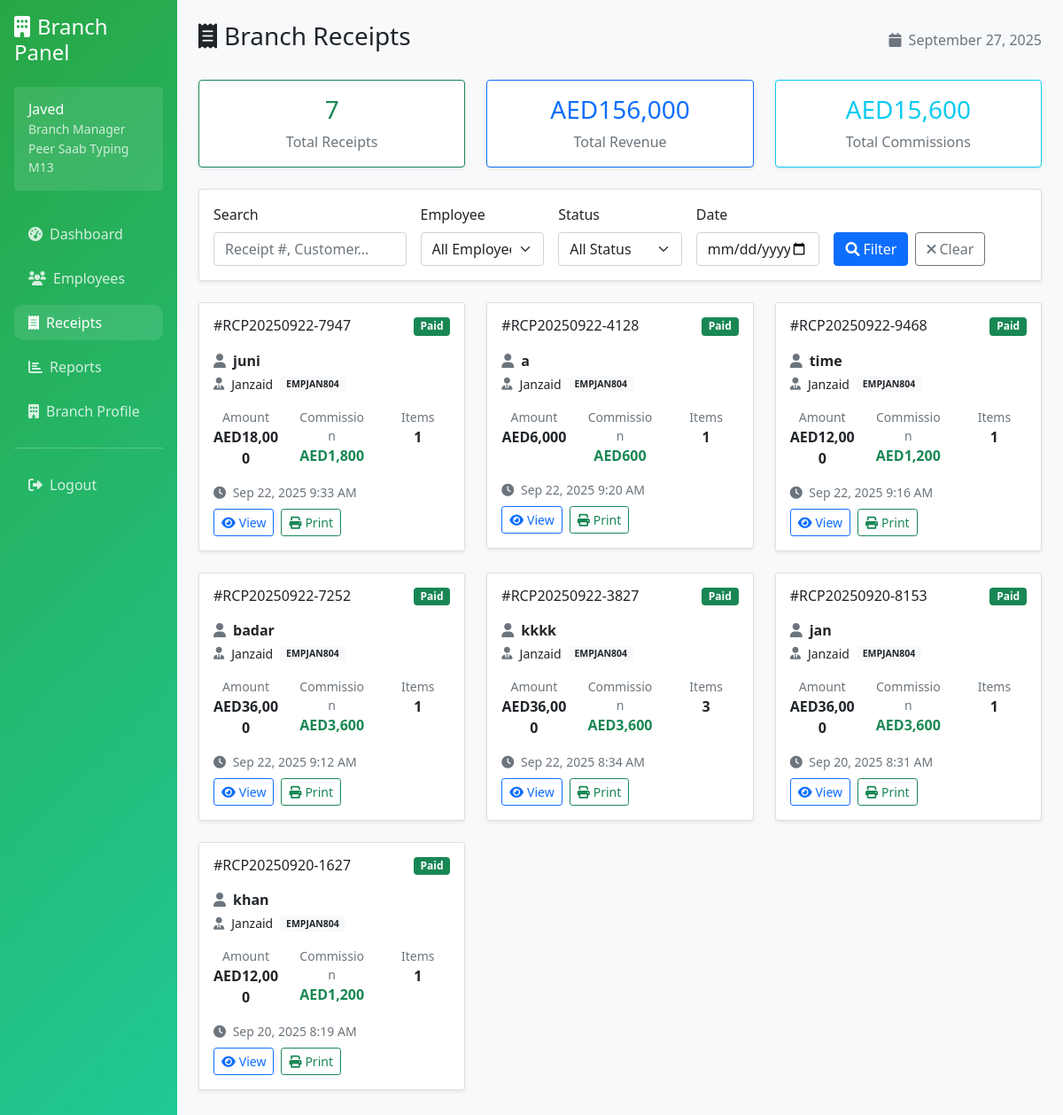
The app's page /branch/receipts.php (signed in), older data.
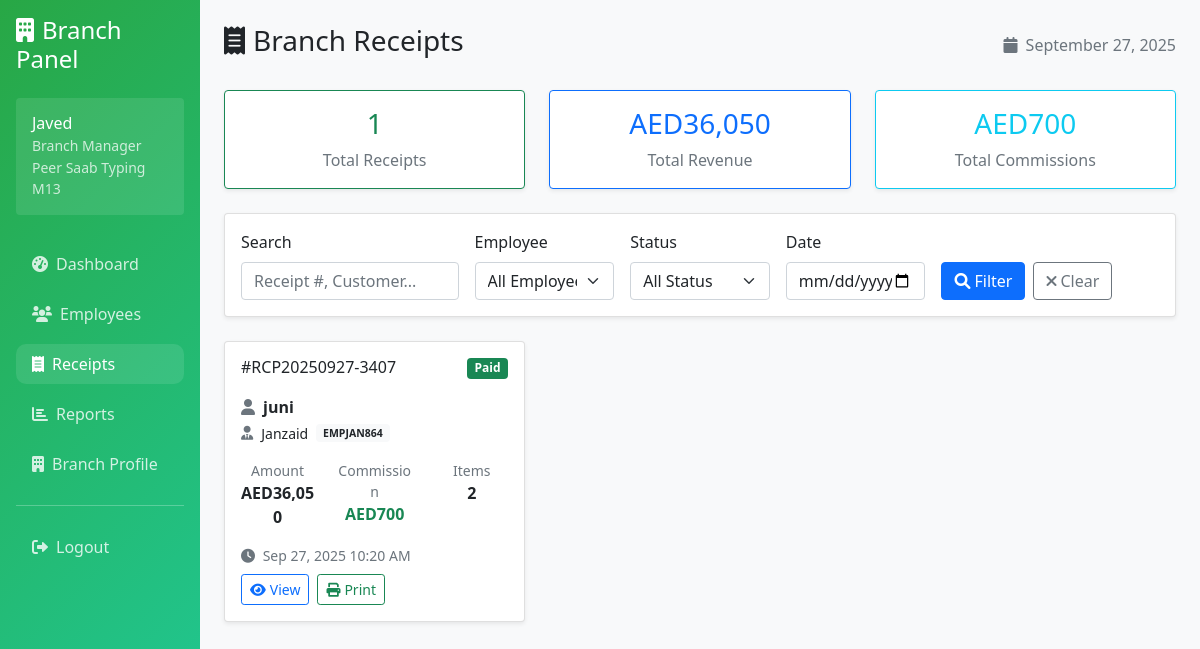
The same page, newer data.
### tables this page shows
CREATE TABLE branches (
            id INTEGER PRIMARY KEY AUTOINCREMENT,
            branch_name VARCHAR(100) NOT NULL,
            branch_code VARCHAR(20) UNIQUE NOT NULL,
            address TEXT,
            phone VARCHAR(20),
            email VARCHAR(100),
            manager_username VARCHAR(50) UNIQUE NOT NULL,
            manager_password VARCHAR(255) NOT NULL,
            manager_full_name VARCHAR(100) NOT NULL,
            status TEXT DEFAULT 'active' CHECK (status IN ('active', 'inactive')),
            created_at DATETIME DEFAULT CURRENT_TIMESTAMP
        );

CREATE TABLE settings (
            id INTEGER PRIMARY KEY AUTOINCREMENT,
            setting_key VARCHAR(100) UNIQUE NOT NULL,
            setting_value TEXT,
            updated_at DATETIME DEFAULT CURRENT_TIMESTAMP
        );

CREATE TABLE receipts (
            id INTEGER PRIMARY KEY AUTOINCREMENT,
            receipt_number VARCHAR(50) UNIQUE NOT NULL,
            branch_id INTEGER NOT NULL,
            employee_id INTEGER NOT NULL,
            customer_name VARCHAR(100) NOT NULL,
            customer_phone VARCHAR(20),
            customer_email VARCHAR(100),
            subtotal DECIMAL(10,2) NOT NULL DEFAULT 0.00,
            vat_percentage DECIMAL(5,2) DEFAULT 0.00,
            vat_amount DECIMAL(10,2) DEFAULT 0.00,
            total_amount DECIMAL(10,2) NOT NULL,
            total_commission DECIMAL(10,2) DEFAULT 0.00,
            payment_status TEXT DEFAULT 'paid' CHECK (payment_status IN ('paid', 'pending', 'cancelled')),
            notes TEXT,
            created_at DATETIME DEFAULT CURRENT_TIMESTAMP,
            FOREIGN KEY (branch_id) REFERENCES branches(id),
            FOREIGN KEY (employee_id) REFERENCES employees(id)
        );

### config/database.php (called while the page is built, shortened)
<?php
class Database {
    private $connection;
    public function __construct() {
        $this->db_path = __DIR__ . '/../data/typing_center.db';
        $dir = dirname($this->db_path);
        $this->connection = new PDO("sqlite:" . $this->db_path);
        $this->connection->setAttribute(PDO::ATTR_ERRMODE, PDO::ERRMODE_EXCEPTION);
        $this->connection->exec("PRAGMA foreign_keys = ON");
        $this->createTables();
    }
    public function getConnection() {
        return $this->connection;
    }
    private function createTables() {
        $this->connection->exec($sql);
        $stmt = $this->connection->prepare("SELECT COUNT(*) FROM admin");
        $stmt->execute();
    }
}
?>

### includes/auth.php (called while the page is built, shortened)
<?php
class Auth {
    public function getUserInfo() {
        return [
            'id' => $_SESSION['user_id'] ?? null,
            'type' => $_SESSION['user_type'] ?? null,
            'username' => $_SESSION['username'] ?? null,
            'full_name' => $_SESSION['full_name'] ?? null,
            'branch_id' => $_SESSION['branch_id'] ?? null,
            'branch_name' => $_SESSION['branch_name'] ?? null
        ];
    }
}
?>

### includes/currency_helper.php (called while the page is built)
<?php
function getCurrencySymbol($currency_code = 'USD') {
    $symbols = [
        'USD' => '$',
        'AED' => 'AED',
        'PKR' => '₨',
        'INR' => '₹',
        'EUR' => '€'
    ];
    return $symbols[$currency_code] ?? '$';
}
function formatCurrency($amount, $currency_code = 'USD') {
    $symbol = getCurrencySymbol($currency_code);
    return $symbol . number_format($amount, 0);
}
function getCurrentCurrency($db) {
    try {
        $stmt = $db->query("SELECT setting_value FROM settings WHERE setting_key = 'currency' LIMIT 1");
        $currency_result = $stmt->fetch(PDO::FETCH_ASSOC);
        return $currency_result ? $currency_result['setting_value'] : 'USD';
    } catch (Exception $e) {
        return 'USD';
    }
}
?>

### branch/receipts.php (the view, shortened to what this page needs)
<?php
require_once '../config/database.php';
require_once '../includes/auth.php';
require_once '../includes/currency_helper.php';
$database = new Database();
$auth = new Auth($database);
$auth->requireRole(['branch']);
$user_info = $auth->getUserInfo();
$db = $database->getConnection();
$stmt = $db->prepare("SELECT * FROM branches WHERE id = ?");
$stmt->execute([$user_info['id']]);
$branch_info = $stmt->fetch(PDO::FETCH_ASSOC);
$currency = getCurrentCurrency($db);
$page = max(1, intval($_GET['page'] ?? 1));
$per_page = 15;
$offset = ($page - 1) * $per_page;
$search = trim($_GET['search'] ?? '');
$date_filter = $_GET['date'] ?? '';
$conditions = ['r.branch_id = ?'];
$params = [$user_info['id']];
$where_clause = implode(' AND ', $conditions);
$stmt = $db->prepare("SELECT r.*, e.full_name as employee_name, e.employee_code,
    (SELECT COUNT(*) FROM receipt_items WHERE receipt_id = r.id) as item_count
    FROM receipts r
    JOIN employees e ON r.employee_id = e.id
    WHERE $where_clause
    ORDER BY r.created_at DESC
    LIMIT ? OFFSET ?");
$stmt->execute([...$params, $per_page, $offset]);
$receipts = $stmt->fetchAll(PDO::FETCH_ASSOC);
$stmt = $db->prepare("SELECT
    COUNT(*) as total_receipts,
    COALESCE(SUM(total_amount), 0) as total_revenue,
    COALESCE(SUM(total_commission), 0) as total_commission
    FROM receipts WHERE branch_id = ?");
$stmt->execute([$user_info['id']]);
$stats = $stmt->fetch(PDO::FETCH_ASSOC);
?>
<!DOCTYPE html>
<html lang="en">
<head>
    <link href="https://cdn.jsdelivr.net/npm/bootstrap@5.1.3/dist/css/bootstrap.min.css" rel="stylesheet">
    <link href="https://cdnjs.cloudflare.com/ajax/libs/font-awesome/6.0.0/css/all.min.css" rel="stylesheet">
</head>
<body>
    <div class="container-fluid">
        <div class="row">
            <div class="col-md-3 col-lg-2 sidebar p-3">
                <h4 class="mb-4"><i class="fas fa-building me-2"></i>Branch Panel</h4>
                <div class="user-info bg-white bg-opacity-10 rounded p-3 mb-4">
                    <div>
                        <h6 class="mb-0"><?= htmlspecialchars($user_info['full_name']) ?></h6>
                        <small class="opacity-75">Branch Manager</small>
                        <div class="small opacity-75"><?= htmlspecialchars($branch_info['branch_name']) ?></div>
                    </div>
                </div>
                <nav class="nav flex-column">
                    <a class="nav-link" href="/branch/dashboard.php">
                        <i class="fas fa-tachometer-alt me-2"></i>Dashboard
                    </a>
                    <a class="nav-link" href="/branch/employees.php">
                        <i class="fas fa-users me-2"></i>Employees
                    </a>
                    <a class="nav-link active" href="/branch/receipts.php">
                        <i class="fas fa-receipt me-2"></i>Receipts
                    </a>
                    <a class="nav-link" href="/branch/reports.php">
                        <i class="fas fa-chart-bar me-2"></i>Reports
                    </a>
                    <a class="nav-link" href="/branch/profile.php">
                        <i class="fas fa-building me-2"></i>Branch Profile
                    </a>
                    <hr class="my-3">
                    <a class="nav-link" href="/logout.php">
                        <i class="fas fa-sign-out-alt me-2"></i>Logout
                    </a>
                </nav>
            </div>
            <div class="col-md-9 col-lg-10 p-4">
                <div class="d-flex justify-content-between align-items-center mb-4">
                    <h1 class="h3"><i class="fas fa-receipt me-2"></i>Branch Receipts</h1>
                    <div class="text-muted">
                        <i class="fas fa-calendar me-2"></i><?= date('F j, Y') ?>
                    </div>
                </div>
                <div class="row mb-4">
                    <div class="col-md-4">
                        <div class="card border-success shadow-sm">
                            <div class="card-body text-center">
                                <h3 class="text-success"><?= $stats['total_receipts'] ?></h3>
                                <p class="mb-0 text-muted">Total Receipts</p>
                            </div>
                        </div>
                    </div>
                    <div class="col-md-4">
                        <div class="card border-primary shadow-sm">
                            <div class="card-body text-center">
                                <h3 class="text-primary"><?= $currency ?><?= number_format($stats['total_revenue'], 0) ?></h3>
                                <p class="mb-0 text-muted">Total Revenue</p>
                            </div>
                        </div>
                    </div>
                    <div class="col-md-4">
                        <div class="card border-info shadow-sm">
                            <div class="card-body text-center">
                                <h3 class="text-info"><?= $currency ?><?= number_format($stats['total_commission'], 0) ?></h3>
                                <p class="mb-0 text-muted">Total Commissions</p>
                            </div>
                        </div>
                    </div>
                </div>
                <div class="card shadow-sm mb-4">
                    <div class="card-body">
                        <form method="GET" class="row g-3">
                            <div class="col-md-3">
                                <label class="form-label">Search</label>
                                <input type="text" class="form-control" name="search" value="<?= htmlspecialchars($search) ?>" placeholder="Receipt #, Customer...">
                            </div>
                            <div class="col-md-2">
                                <label class="form-label">Employee</label>
                                <select class="form-select" name="employee_id">
                                    <option value="">All Employees</option>
                                </select>
                            </div>
                            <div class="col-md-2">
                                <label class="form-label">Status</label>
                                <select class="form-select" name="status">
                                    <option value="">All Status</option>
                                </select>
                            </div>
                            <div class="col-md-2">
                                <label class="form-label">Date</label>
                                <input type="date" class="form-control" name="date" value="<?= htmlspecialchars($date_filter) ?>">
                            </div>
                            <div class="col-md-3 d-flex align-items-end">
                                <button type="submit" class="btn btn-primary me-2">
                                    <i class="fas fa-search me-1"></i>Filter
                                </button>
                                <a href="/branch/receipts.php" class="btn btn-outline-secondary">
                                    <i class="fas fa-times me-1"></i>Clear
                                </a>
                            </div>
                        </form>
                    </div>
                </div>
                <?php if (empty($receipts)): ?>
                    <div class="text-center py-5">
                        <i class="fas fa-receipt fa-5x text-muted mb-4"></i>
                        <h3 class="text-muted">No receipts found</h3>
                        <p class="text-muted">No receipts match your current filters.</p>
                    </div>
                <?php else: ?>
                    <div class="row">
                        <?php foreach ($receipts as $receipt): ?>
                            <div class="col-lg-4 col-md-6 mb-4">
                                <div class="card receipt-card shadow-sm">
                                    <div class="card-body">
                                        <div class="d-flex justify-content-between align-items-start mb-3">
                                            <h6 class="card-title mb-0">
                                                #<?= htmlspecialchars($receipt['receipt_number']) ?>
                                            </h6>
                                            <span class="badge bg-<?=
                                                $receipt['payment_status'] === 'paid' ? 'success' :
                                                ($receipt['payment_status'] === 'pending' ? 'warning' : 'danger')
                                            ?>">
                                                <?= ucfirst($receipt['payment_status']) ?>
                                            </span>
                                        </div>
                                        <div class="mb-3">
                                            <div class="d-flex align-items-center mb-1">
                                                <i class="fas fa-user me-2 text-muted"></i>
                                                <strong><?= htmlspecialchars($receipt['customer_name']) ?></strong>
                                            </div>
                                            <div class="d-flex align-items-center mb-1 small">
                                                <i class="fas fa-user-tie me-2 text-muted"></i>
                                                <?= htmlspecialchars($receipt['employee_name']) ?>
                                                <span class="badge bg-light text-dark ms-2"><?= htmlspecialchars($receipt['employee_code']) ?></span>
                                            </div>
                                        </div>
                                        <div class="row text-center mb-3">
                                            <div class="col-4">
                                                <div class="small text-muted">Amount</div>
                                                <strong><?= formatCurrency($receipt['total_amount'], $currency) ?></strong>
                                            </div>
                                            <div class="col-4">
                                                <div class="small text-muted">Commission</div>
                                                <strong class="text-success"><?= formatCurrency($receipt['total_commission'], $currency) ?></strong>
                                            </div>
                                            <div class="col-4">
                                                <div class="small text-muted">Items</div>
                                                <strong><?= $receipt['item_count'] ?></strong>
                                            </div>
                                        </div>
                                        <div class="text-muted small mb-2">
                                            <i class="fas fa-clock me-1"></i>
                                            <?= date('M j, Y g:i A', strtotime($receipt['created_at'])) ?>
                                        </div>
                                        <div class="d-flex gap-2">
                                            <a href="/receipt_print.php?id=<?= $receipt['id'] ?>" class="btn btn-sm btn-outline-primary" target="_blank">
                                                <i class="fas fa-eye me-1"></i>View
                                            </a>
                                            <a href="/receipt_print.php?id=<?= $receipt['id'] ?>&print=1" class="btn btn-sm btn-outline-success" target="_blank">
                                                <i class="fas fa-print me-1"></i>Print
                                            </a>
                                        </div>
                                    </div>
                                </div>
                            </div>
                        <?php endforeach; ?>
                    </div>
                <?php endif; ?>
            </div>
        </div>
    </div>
</body>
</html>

### branch/receipts.php (style rules this page uses)
body { background-color: #f8f9fa; }
.sidebar { background: linear-gradient(135deg, #28a745 0%, #20c997 100%); min-height: 100vh; color: white; }
.sidebar .nav-link { color: rgba(255, 255, 255, 0.8); border-radius: 10px; margin: 5px 0; transition: all 0.3s; }
.sidebar .nav-link:hover, .sidebar .nav-link.active { color: white; background-color: rgba(255, 255, 255, 0.1); }
.receipt-card { transition: all 0.3s; cursor: pointer; }

Row changes from the older to the newer data that the page shows:
removed receipts: receipt_number "RCP20250922-7947", payment_status "Paid", customer_name "juni", employee_name "Janzaid", employee_code "EMPJAN804", total_amount.setting_value "AED18,000", total_commission.setting_value "AED1,800", item_count "1", created_at "Sep 22, 2025 9:33 AM"
removed receipts: receipt_number "RCP20250922-4128", payment_status "Paid", customer_name "a", employee_name "Janzaid", employee_code "EMPJAN804", total_amount.setting_value "AED6,000", total_commission.setting_value "AED600", item_count "1", created_at "Sep 22, 2025 9:20 AM"
removed receipts: receipt_number "RCP20250922-9468", payment_status "Paid", customer_name "time", employee_name "Janzaid", employee_code "EMPJAN804", total_amount.setting_value "AED12,000", total_commission.setting_value "AED1,200", item_count "1", created_at "Sep 22, 2025 9:16 AM"
removed receipts: receipt_number "RCP20250922-7252", payment_status "Paid", customer_name "badar", employee_name "Janzaid", employee_code "EMPJAN804", total_amount.setting_value "AED36,000", total_commission.setting_value "AED3,600", item_count "1", created_at "Sep 22, 2025 9:12 AM"
removed receipts: receipt_number "RCP20250922-3827", payment_status "Paid", customer_name "kkkk", employee_name "Janzaid", employee_code "EMPJAN804", total_amount.setting_value "AED36,000", total_commission.setting_value "AED3,600", item_count "3", created_at "Sep 22, 2025 8:34 AM"
removed receipts: receipt_number "RCP20250920-8153", payment_status "Paid", customer_name "jan", employee_name "Janzaid", employee_code "EMPJAN804", total_amount.setting_value "AED36,000", total_commission.setting_value "AED3,600", item_count "1", created_at "Sep 20, 2025 8:31 AM"
changed receipts "Paid": receipt_number "RCP20250920-1627" → "RCP20250927-3407"; customer_name "khan" → "juni"; employee_code "EMPJAN804" → "EMPJAN864"; total_amount.setting_value "AED12,000" → "AED36,050"; total_commission.setting_value "AED1,200" → "AED700"; item_count "1" → "2"; created_at "Sep 20, 2025 8:19 AM" → "Sep 27, 2025 10:20 AM"
Text that changed along with them:
$stats['total_receipts']: "7" → "1"
$stats['total_revenue']: "156,000" → "36,050"
$stats['total_commission']: "15,600" → "700"
